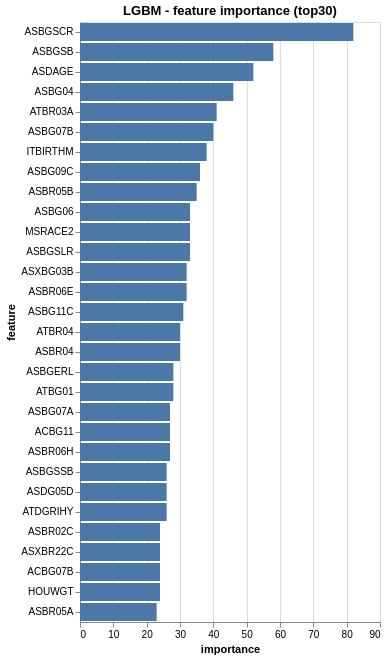

This figure's notebook cell:
### Code cell
# visualize LGBM important features
ftr_imptns = ppl['regressor'].feature_importances_

ftr_imptns_df = pd.DataFrame({"feature": ppl['preprocessor'].remaining_cols,
             "importance": ftr_imptns})
ftr_imptns_df = ftr_imptns_df.sort_values('importance', ascending = False).reset_index(drop=True)

n = 30 # how many top features to display in the plot
bars = alt.Chart(ftr_imptns_df.iloc[:n, :]).mark_bar().encode(
    x='importance:Q',
    y=alt.Y('feature:O', sort='-x')
)
bars.properties(
    title="LGBM - feature importance (top30)"
)

### Figure 1 — Vega-Lite specification as saved in the notebook (floating-point values rounded to 4 significant figures)
{"$schema": "https://vega.github.io/schema/vega-lite/v5.20.1.json", "config": {"view": {"continuousHeight": 300, "continuousWidth": 300}}, "data": {"name": "data-44afc0d911f2646ac4ef73dc4ec03b41"}, "datasets": {"data-44afc0d911f2646ac4ef73dc4ec03b41": [{"feature": "ASBGSCR", "importance": 82}, {"feature": "ASBGSB", "importance": 58}, {"feature": "ASDAGE", "importance": 52}, {"feature": "ASBG04", "importance": 46}, {"feature": "ATBR03A", "importance": 41}, {"feature": "ASBG07B", "importance": 40}, {"feature": "ITBIRTHM", "importance": 38}, {"feature": "ASBG09C", "importance": 36}, {"feature": "ASBR05B", "importance": 35}, {"feature": "ASBG06", "importance": 33}, {"feature": "MSRACE2", "importance": 33}, {"feature": "ASBGSLR", "importance": 33}, {"feature": "ASXBG03B", "importance": 32}, {"feature": "ASBR06E", "importance": 32}, {"feature": "ASBG11C", "importance": 31}, {"feature": "ATBR04", "importance": 30}, {"feature": "ASBR04", "importance": 30}, {"feature": "ASBGERL", "importance": 28}, {"feature": "ATBG01", "importance": 28}, {"feature": "ASBG07A", "importance": 27}, {"feature": "ACBG11", "importance": 27}, {"feature": "ASBR06H", "importance": 27}, {"feature": "ASBGSSB", "importance": 26}, {"feature": "ASDG05D", "importance": 26}, {"feature": "ATDGRIHY", "importance": 26}, {"feature": "ASBR02C", "importance": 24}, {"feature": "ASXBR22C", "importance": 24}, {"feature": "ACBG07B", "importance": 24}, {"feature": "HOUWGT", "importance": 24}, {"feature": "ASBR05A", "importance": 23}]}, "encoding": {"x": {"field": "importance", "type": "quantitative"}, "y": {"field": "feature", "sort": "-x", "type": "ordinal"}}, "mark": {"type": "bar"}, "title": "LGBM - feature importance (top30)"}
